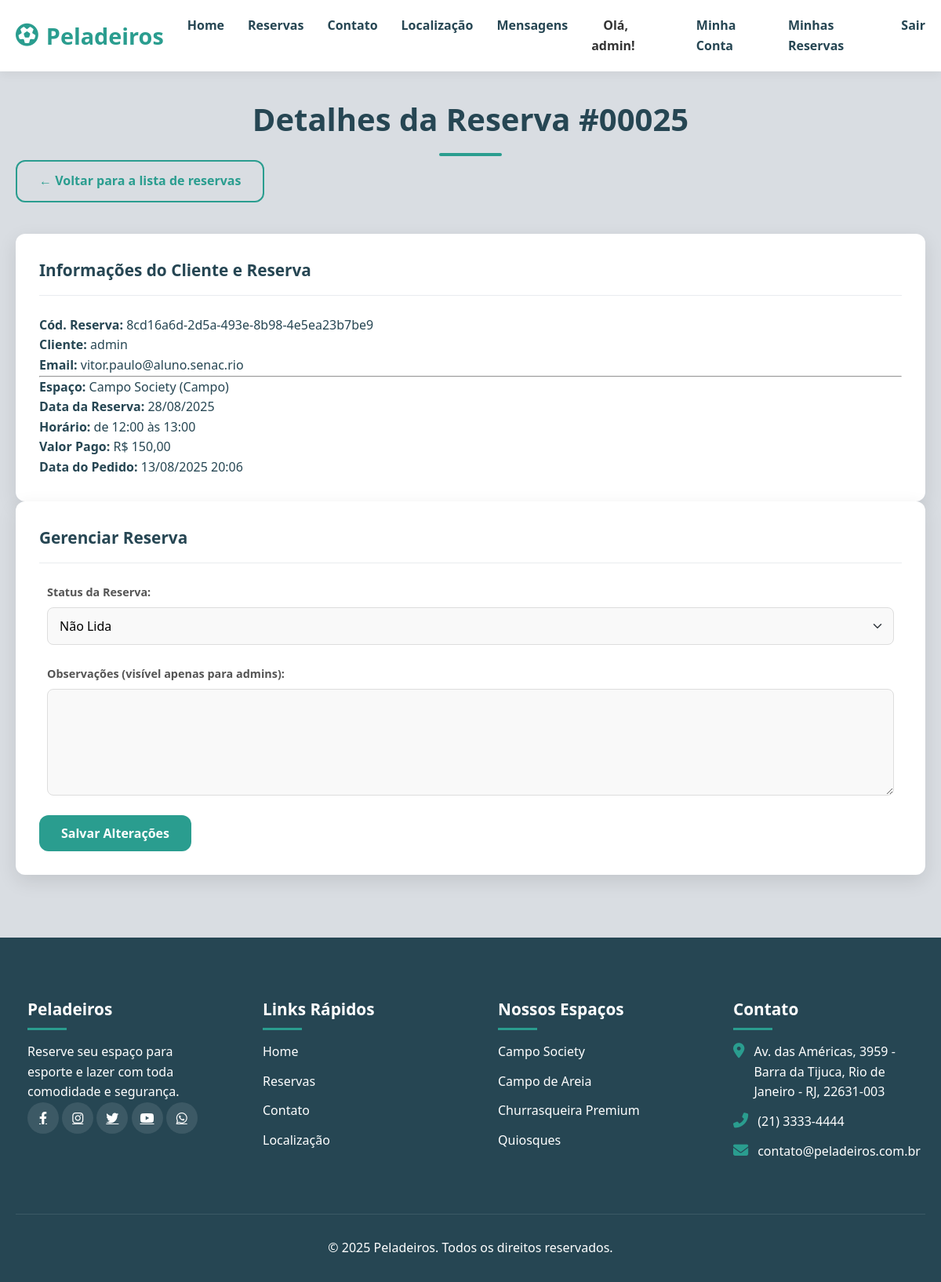
The app's page /gerenciar/25/ (signed in), older data.
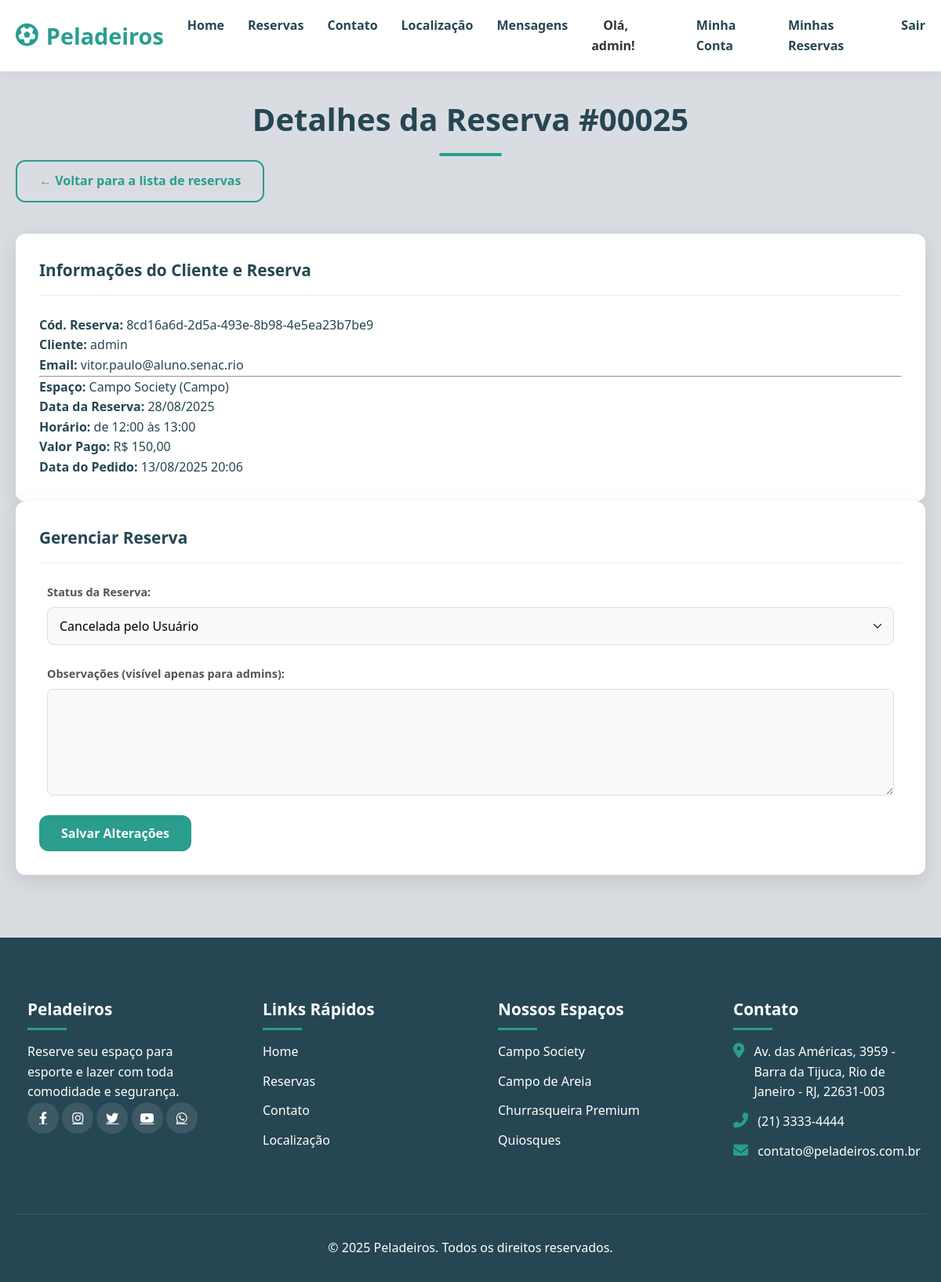
The same page, newer data.
### reservas/models.py (models this page shows, shortened)
class Reserva(models.Model):
    STATUS_CHOICES = (
        ('nao_lida', 'Não Lida'),
        ('em_tratamento', 'Em Tratamento'),
        ('tratado', 'Tratado'),
        ('cancelada_pelo_usuario', 'Cancelada pelo Usuário'), # NOVO STATUS
    )
    codigo_reserva = models.UUIDField(default=uuid.uuid4, editable=False, unique=True, null=True)
    espaco = models.ForeignKey(Espaco, on_delete=models.PROTECT, related_name='reservas')
    usuario = models.ForeignKey(settings.AUTH_USER_MODEL, on_delete=models.PROTECT, related_name='reservas_feitas')
    data_inicio = models.DateTimeField()
    data_fim = models.DateTimeField()
    preco_final = models.DecimalField(max_digits=10, decimal_places=2)
    status = models.CharField(max_length=30, choices=STATUS_CHOICES, default='nao_lida') # Aumentar max_length
    observacoes_admin = models.TextField(
        blank=True,
        null=True,
        verbose_name="Observações do Administrador",
        help_text="Anotações internas visíveis apenas para a administração."
    )
    data_criacao = models.DateTimeField(auto_now_add=True)

class Espaco(models.Model):
    MODELO_COBRANCA_CHOICES = (('hora', 'Por Hora'), ('periodo', 'Por Período'))
    TIPO_CHOICES = (('campo', 'Campo'), ('churrasqueira', 'Churrasqueira'), ('quiosque', 'Quiosque'))
    nome = models.CharField(max_length=100)
    descricao = models.TextField(blank=True, null=True)
    foto = models.ImageField(upload_to='espacos_fotos/', blank=True, null=True)
    tipo = models.CharField(max_length=20, choices=TIPO_CHOICES)
    capacidade = models.PositiveIntegerField()
    disponivel = models.BooleanField(default=True)
    modelo_de_cobranca = models.CharField(max_length=10, choices=MODELO_COBRANCA_CHOICES, default='hora')

### usuarios/models.py (models this page shows)
class Usuario(AbstractUser):
    cpf = models.CharField(max_length=14, unique=True)
    data_nascimento = models.DateField(null=True, blank=True)
    telefone = models.CharField(max_length=15, null=True, blank=True)
    SEXO_CHOICES = (('M', 'Masculino'), ('F', 'Feminino'))
    sexo = models.CharField(max_length=1, choices=SEXO_CHOICES, null=True, blank=True)
    cep = models.CharField(max_length=9, null=True, blank=True)
    logradouro = models.CharField(max_length=255, null=True, blank=True)
    numero = models.CharField(max_length=20, null=True, blank=True)
    complemento = models.CharField(max_length=100, null=True, blank=True)
    bairro = models.CharField(max_length=100, null=True, blank=True)
    cidade = models.CharField(max_length=100, null=True, blank=True)
    estado = models.CharField(max_length=2, null=True, blank=True)

### reservas/views.py (the view)
# urls.py: path('gerenciar/<int:reserva_id>/', views.detalhe_reserva_admin, name='detalhe_reserva_admin'),
@user_passes_test(is_staff_member)
def detalhe_reserva_admin(request, reserva_id):
    reserva = get_object_or_404(Reserva, id=reserva_id)
    if request.method == 'POST':
        form = ReservaAdminForm(request.POST, instance=reserva)
        if form.is_valid():
            form.save()
            messages.success(request, 'A reserva foi atualizada com sucesso!')
            return redirect('reservas:detalhe_reserva_admin', reserva_id=reserva.id)
    else:
        form = ReservaAdminForm(instance=reserva)
    context = {
        'reserva': reserva,
        'form': form,
    }
    return render(request, 'detalhe_reserva_admin.html', context)

### reservas/forms.py
class ReservaAdminForm(forms.ModelForm):
    class Meta:
        model = Reserva
        fields = ['status', 'observacoes_admin']
        widgets = {
            'status': forms.Select(attrs={'class': 'form-control form-select'}),
            'observacoes_admin': forms.Textarea(attrs={'class': 'form-control', 'rows': 5}),
        }
        labels = {
            'status': 'Status da Reserva',
            'observacoes_admin': 'Observações (visível apenas para admins)',
        }

### reservas/views.py (called while the page is built)
def is_staff_member(user):
    return user.is_staff

### templates/detalhe_reserva_admin.html (shortened to what this page needs)
{% extends 'base.html' %}
{% load static %}
{% block content %}
<section class="detail-page" style="padding: 120px 0 80px 0;">
    <div class="container">
        <h2 class="section-title">Detalhes da Reserva #{{ reserva.id|stringformat:"05d" }}</h2>
        <p class="text-center" style="margin-top: -40px; margin-bottom: 40px;">
            <a href="{% url 'reservas:gerenciar_reservas' %}" class="btn btn-sm btn-outline">&larr; Voltar para a lista de reservas</a>
        </p>
        <div class="detail-grid">
            <div class="detail-card info-card">
                <h3>Informações do Cliente e Reserva</h3>
                <p><strong>Cód. Reserva:</strong> {{ reserva.codigo_reserva }}</p>
                <p><strong>Cliente:</strong> {{ reserva.usuario.get_full_name|default:reserva.usuario.username }}</p>
                <p><strong>Email:</strong> {{ reserva.usuario.email }}</p>
                <hr>
                <p><strong>Espaço:</strong> {{ reserva.espaco.nome }} ({{ reserva.espaco.get_tipo_display }})</p>
                <p><strong>Data da Reserva:</strong> {{ reserva.data_inicio|date:"d/m/Y" }}</p>
                <p><strong>Horário:</strong> de {{ reserva.data_inicio|time:"H:i" }} às {{ reserva.data_fim|time:"H:i" }}</p>
                <p><strong>Valor Pago:</strong> R$ {{ reserva.preco_final }}</p>
                <p><strong>Data do Pedido:</strong> {{ reserva.data_criacao|date:"d/m/Y H:i" }}</p>
            </div>
            <div class="detail-card action-card">
                <h3>Gerenciar Reserva</h3>
                <form method="POST" novalidate>
                    <div class="form-group mb-3">
                        {{ form.status.label_tag }}
                        {{ form.status }}
                    </div>
                    <div class="form-group mb-4">
                        {{ form.observacoes_admin.label_tag }}
                        {{ form.observacoes_admin }}
                    </div>
                    <button type="submit" class="btn w-100">Salvar Alterações</button>
                </form>
            </div>
        </div>
    </div>
</section>
{% endblock %}

Row changes from the older to the newer data that the page shows:
changed Reserva "8cd16a6d-2d5a-493e-8b98-4e5ea23b7be9": status "Não Lida" → "Cancelada pelo Usuário"
